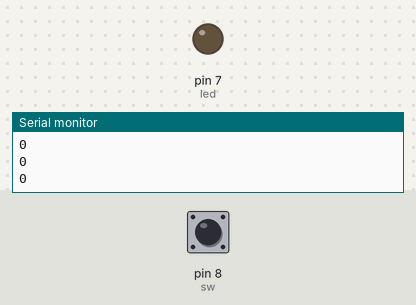
A sketch run on a simulated Arduino Uno, built with avr-gcc and run on an emulated ATmega328P. Parts: output pins drawn as LEDs (lit = HIGH), the last lines printed to the serial monitor. The inputs (shaded band) are chosen by the test bench; at power-on: pin 8 (sw) LOW.

Above: at 1.2 s.
1.3 s: pin 8 (sw) pulled HIGH for 0.25 s
At 2.1 s:
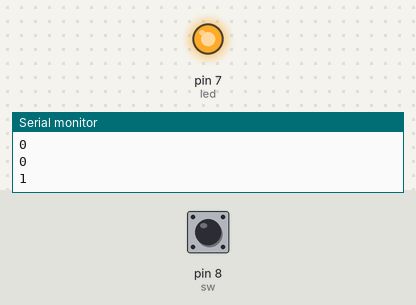
8.5 s: pin 8 (sw) pulled HIGH for 3.2 s
At 12.6 s:
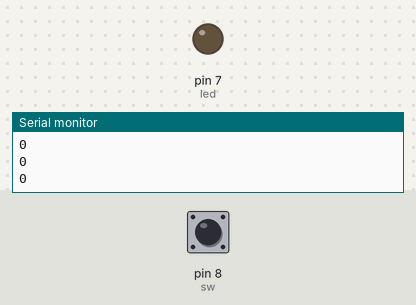
Timing chart, 0 to 14.1 s (numbered marks = the images above; inputs shaded):
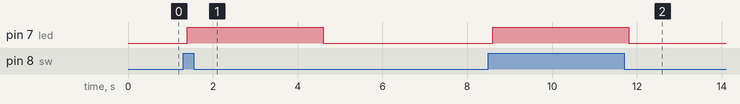

Measured:
- after the input at 1.3 s, pin 7 (led): LOW → HIGH after 0.10 s, → LOW 3.2 s later
- after the input at 8.5 s, pin 7 (led): LOW → HIGH after 0.10 s, → LOW 3.2 s later

The sketch:

9_SW_LED.ino
```cpp
int led=7;
int sw=8;

void setup() {
pinMode(sw,INPUT);
pinMode(led,OUTPUT);
Serial.begin(9600);
}

void loop() {
 int button=digitalRead(sw);
 Serial.println(button);
 if(button == 1){
  digitalWrite(led,HIGH);
  delay(3000);
  }
 else{
  digitalWrite(led,LOW); }
 delay(200);
  }
```
